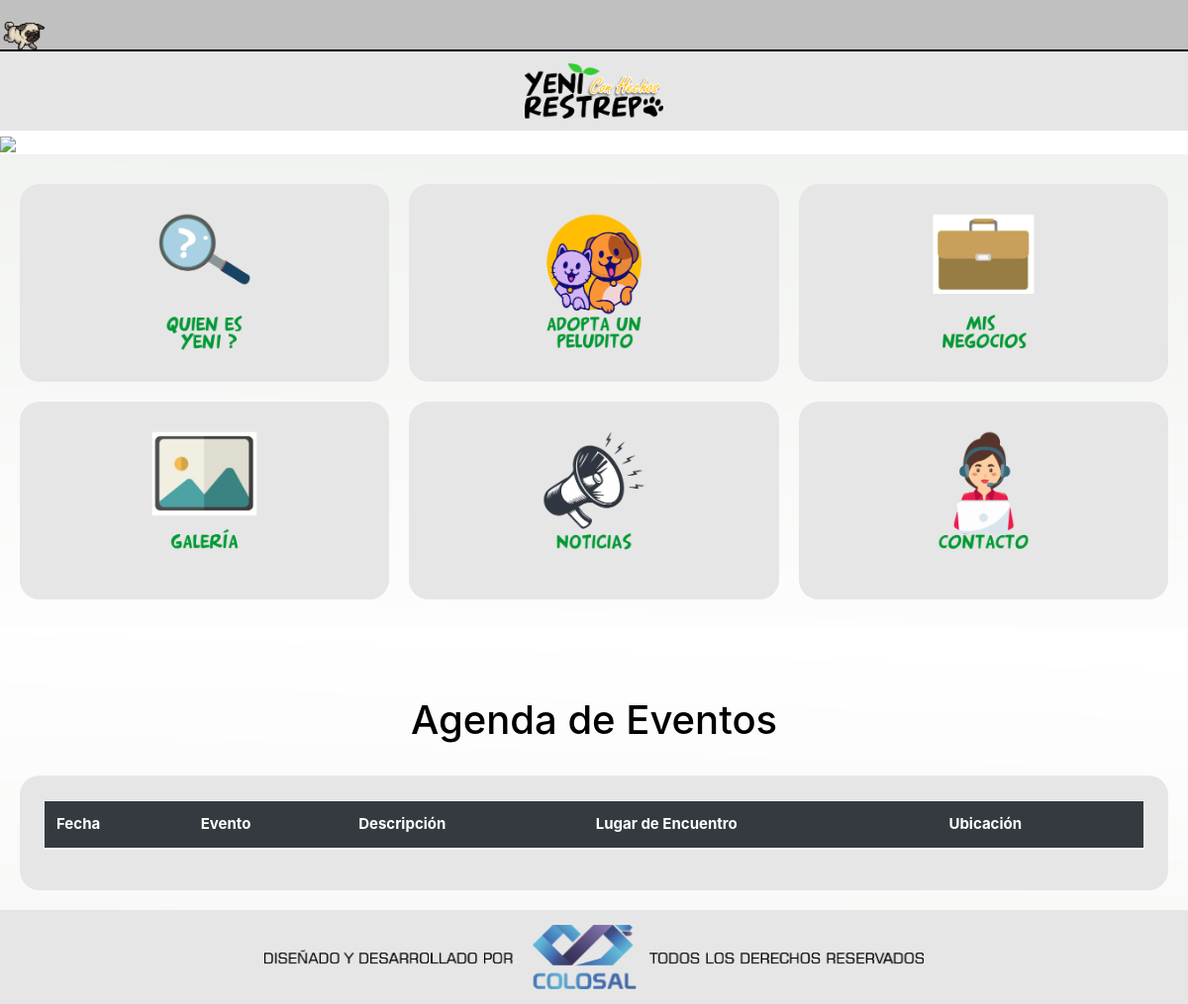
Before: / with the older database file.
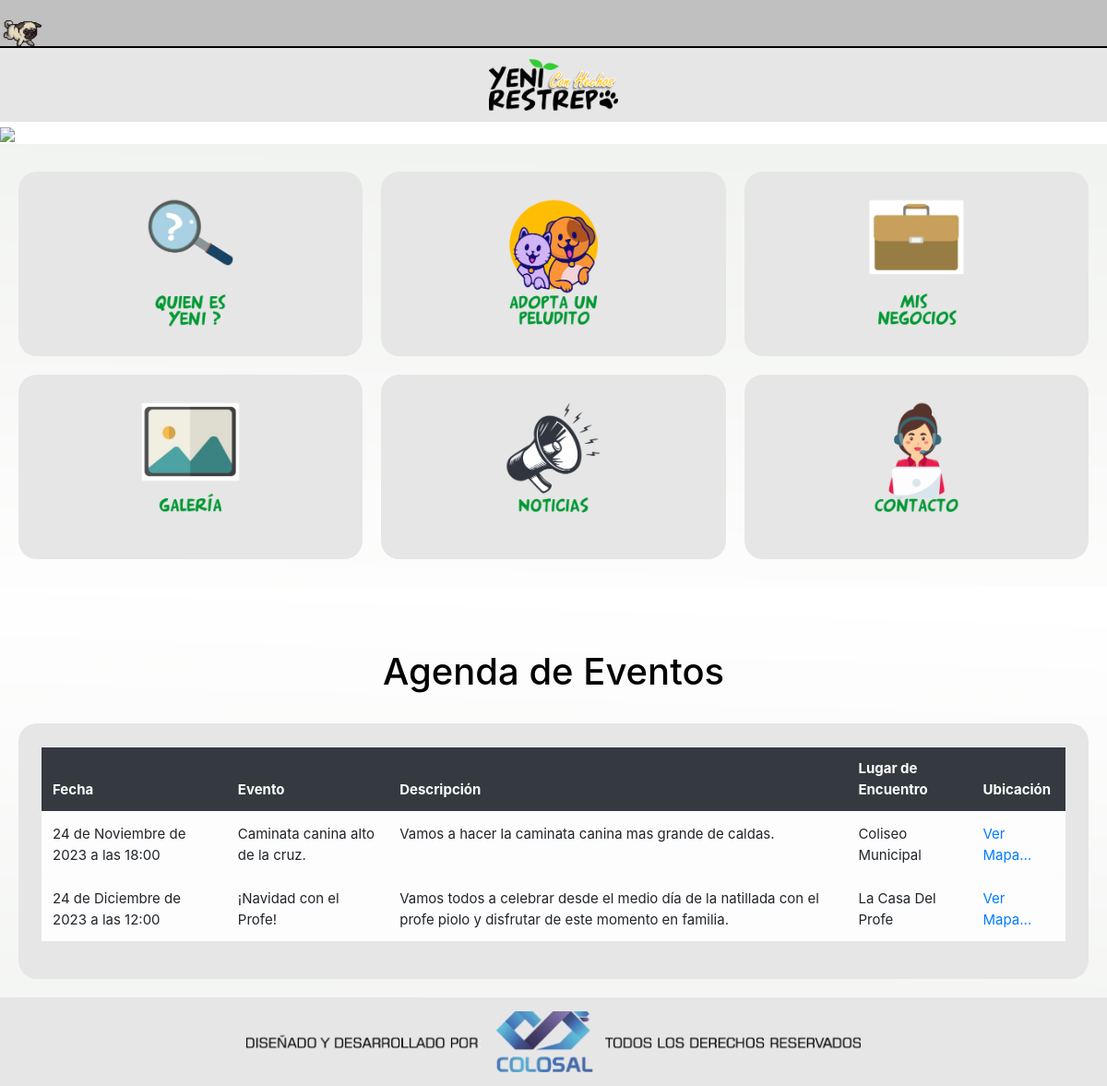
After: the same page with the newer database file.
### Agenda/models.py (models this page shows, shortened)
class Evento(models.Model):
    fecha = models.DateTimeField()
    nombre_del_evento = models.CharField(max_length=200)
    descripcion = models.TextField(max_length=500, blank=True)
    lugar = models.CharField(max_length=500)
    link_maps = models.CharField(max_length=500)
    class Meta:
        verbose_name = 'Evento'
        verbose_name_plural = 'Eventos'

### Principal/views.py (the view)
# urls.py: path("", views.inicio,name="inicio"),
def inicio(request):
    eventos=Evento.objects.all()
    context = {
        'eventos':eventos,
    }
    return render(request,'inicio/home.html',context)

### templates/inicio/home.html
{% extends 'base.html' %}
{% load static %}
{% block content %}
<div class="container-fluid" style="margin: 0px;padding: 0px;">
    <img src="{% static 'img/banner/banner.png'%}" style="width: 100%;">
</div>
<div class="container-fluid menuprincipal" >
    <div class="row" style="padding-top: 20px;padding-right: 10px;padding-left: 10px;padding-bottom: 20px;">
        <div class="col-4" style="padding: 10px;">
            <div class="botones">
                <a href="https://chat.whatsapp.com/LSc6febyIm7EY0qb21JxrU">
                    <img src="{% static '/img/iconos/quien.png'%}" alt="Quién es Yeni" width="100%"></a>
            </div>
        </div>
        <div class="col-4" style="padding: 10px;">
            <div class="botones">
                <a href="{% url 'peluditos'%}">
                    <img src="{% static '/img/iconos/adopta.png'%}" alt="adopta un peludito" width="100%"></a>
            </div>
        </div>
        <div class="col-4" style="padding: 10px;">
            <div class="botones">
                <a href="{% url 'negocios'%}">
                    <img src="{% static '/img/iconos/negocios.png'%}" alt="Mis Negocios" width="100%"></a>
            </div>
        </div>
        <div class="col-4" style="padding: 10px;">
            <div class="botones">
            <a href="https://chat.whatsapp.com/HTGFcjkkmM5DJ0P7xQwSyW">
                <img src="{% static '/img/iconos/galeria.png'%}" alt="Galería" width="100%"></a>
            </div>
        </div>
        <div class="col-4" style="padding: 10px;">
            <div class="botones">
                <a href="{% url 'noticias' %}">
                    <img src="{% static '/img/iconos/noticias.png'%}" alt="Noticias" width="100%">
                </a>
            </div>
        </div>
        <div class="col-4" style="padding: 10px;">
            <div class="botones">
            <a href="https://chat.whatsapp.com/BuYPiHPOytq9exSckD3lzr">
                <img src="{% static '/img/iconos/contacto.png'%}" alt="Contacto" width="100%">
            </a>
            </div>
        </div>
    </div>
</div>
<div class="container-fluid principalabajo" style="margin: 0px;padding: 20px;">
    <h1 style="text-align: center;width: 100%;"> <br>Agenda de Eventos</h1>
    <br>
    <div class="table-responsive tabla-agenda" style="border-radius: 20px;background-color: #E6E6E6;">
        <table id="tablaEventos" class="table table-light table-hover" style="font-size: 15px;">
            <thead class="bg-dark" style="color: white;">
                <tr style="border-radius: 20px;">
                    <th>Fecha</th>
                    <th>Evento</th>
                    <th>Descripción</th>
                    <th>Lugar de Encuentro</th>
                    <th>Ubicación</th>
                </tr>
            </thead>
            <tbody>
                {% for evento in eventos %}
                <tr >
                    <td>{{ evento.fecha }}</td>
                    <td>{{ evento.nombre_del_evento }}</td>
                    <td>{{ evento.descripcion }}</td>
                    <td>{{ evento.lugar }}</td>
                    <td ><a href="{{ evento.link_maps|safe }}">Ver Mapa...</a></td>
                </tr>
                {% endfor %}
            </tbody>
        </table>
    </div>
</div>
{% endblock %}

Changed rows visible on the page:
added Evento: fecha "24 de Noviembre de 2023 a las 18:00", nombre_del_evento "Caminata canina alto de la cruz.", descripcion "Vamos a hacer la caminata canina mas grande de caldas.", lugar "Coliseo Municipal"
added Evento: fecha "24 de Diciembre de 2023 a las 12:00", nombre_del_evento "¡Navidad con el Profe!", descripcion "Vamos todos a celebrar desde el medio día de la natillada con el profe piolo y disfrutar de este momento en familia.", lugar "La Casa Del Profe"
